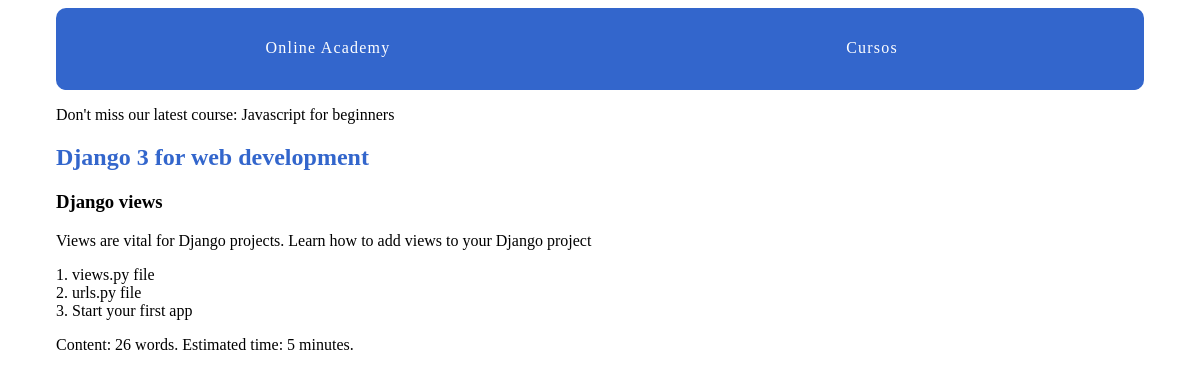
/courses/2/7/, run on the app's committed database.
### courses/models.py (models this page shows, shortened)
class Courses(models.Model):
    created_at = models.DateTimeField(auto_now_add=True)
    title = models.CharField(max_length=30)
    description = models.TextField()
    def __str__(self):
        return self.title

class Lessons(models.Model):
    title = models.CharField(max_length=30)
    description = models.TextField()
    content = models.TextField(blank=True, default='')
    order = models.IntegerField(default=0)
    course = models.ForeignKey(Courses, on_delete=models.CASCADE)
    class Meta:
        ordering = ['order', ]

### courses/views.py (the view)
# urls.py: path('<int:courses_pk>/<int:lesson_pk>/', views.lesson_detail, name='lesson_detail'),
def lesson_detail(request, courses_pk, lesson_pk):
    lesson = get_object_or_404(Lessons, course_id=courses_pk, pk=lesson_pk)
    return render(request, 'courses/lesson_detail.html', {'lesson': lesson})

### courses/templatetags/course_extras.py (called while the page is built)
@register.simple_tag
def last_course():
    return Courses.objects.latest('created_at')

@register.filter('time_estimate')
def time_estimate(word_count):
    minutes = round(word_count/5)
    return minutes

### courses/templates/courses/lesson_detail.html (shortened to what this page needs)
{% extends "layout.html" %}
{% load course_extras %}
{% block content %}
<article>
    <h2>
        <a href="{% url 'courses:course_detail' pk=lesson.course.pk %}">{{ lesson.course.title }}</a>
    </h2>
    <h3> {{ lesson.title }} </h3>
    {% with content=lesson.content %}
        {{ content|linebreaks }}
        Content: {{ content|wordcount }} words. Estimated time: {{ content|wordcount|time_estimate }} minute{{ content|wordcount|time_estimate|pluralize }}.
    {% endwith %}
</article>
{% endblock %}

### online_academy/templates/layout.html (shortened to what this page needs)
{% load static from static %}
{% load course_extras %}
<!DOCTYPE html>
<html lang="en" dir="ltr">
    <head>
        <link rel="stylesheet" href="{% static 'css/layout.css' %}">
    </head>
    <body>
        <div class="site-container">
            <nav>
                <a href="{% url 'home' %}">Online Academy</a>
                <a href="{% url 'courses:courses_list' %}">Cursos</a>
            </nav>
            <p>Don't miss our latest course: {% last_course %}</p>
            {% block content %}{% endblock %}
        </div>
    </body>
</html>

### assets/css/layout.css (style rules this page uses)
html { box-sizing: border-box; }
*, *::after, *::before { box-sizing: inherit; }
.site-container { max-width: 68em; margin-left: auto; margin-right: auto; }
.site-container::after { clear: both; content: ""; display: table; }
.site-container nav { width: 100%; display: table; width: 100%; table-layout: fixed; border-bottom-left-radius: 10px; border-bottom-right-radius: 10px; border-top-left-radius: 10px; border-top-right-radius: 10px; border-bottom-left-radius: 10px; border-top-left-radius: 10px; border-bottom-right-radius: 10px; border-top-right-radius: 10px; background-color: #3366CC; margin-bottom: 1em; overflow: hidden; }
.site-container nav a { display: table-cell; width: 8.33333%; padding: 10px; border-bottom: 2px solid #3366CC; color: #FFFFFF; letter-spacing: 0.075em; line-height: 60px; text-align: center; text-decoration: none; }
article h2 a, article h3 a { color: #3366CC; text-decoration: none; }

### data on the page
Courses: title "Javascript for beginners"
Lessons: course "Django 3 for web development", title "Django views", content "Views are vital for Django projects. Learn how to add views to your Django project 1. views.py file 2. urls.py file 3. Start your first app", content "26", content "5"
